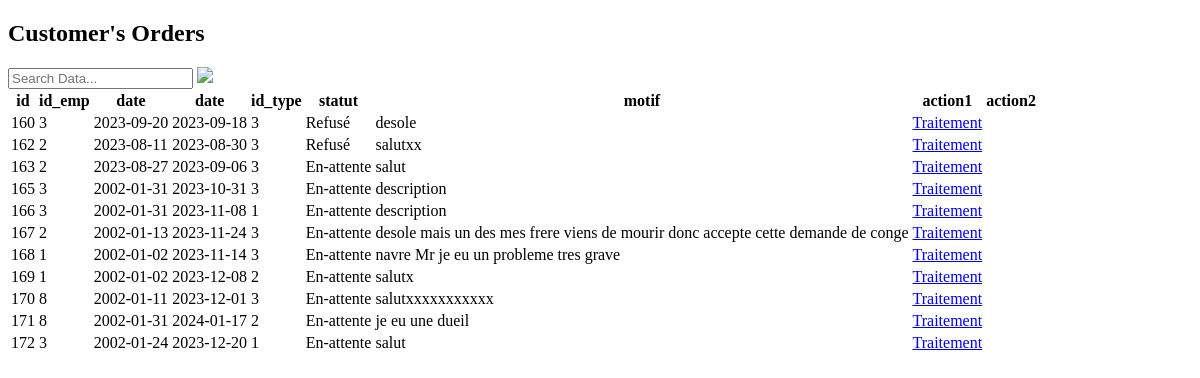
Page /candidat/uploads/affiche_emp.php,affiche_emp.php on the committed database.
### candidat/uploads/affiche_emp.php,affiche_emp.php (the view, shortened to what this page needs)
<!DOCTYPE html>
<html lang="en" title="Coding design">
<head>
    <link rel="stylesheet" href="affiches.css">
</head>
<body>
    <main class="table">
        <section class="table__header">
            <h1>Customer's Orders</h1>
            <div class="input-group">
                <input type="search" placeholder="Search Data...">
                <img src="search.png">
            </div>
        </section>
        <section class="table__body">
            <table>
                <thead>
                    <tr>
                        <th> id </th>
                        <th> id_emp</th>
                        <th>  date </th>
                        <th> date </th>
                        <th> id_type </th>
                        <th> statut</th>
                        <th> motif</th>
                        <th> action1</th>
                        <th> action2</th>
                    </tr>
                </thead>
                <tbody>
        </section>
    </main>
<?php
$serveur = "localhost";
$utilisateur = "root";
$motdepasse = "";
$base = "rh";
$sum = mysqli_connect($serveur,$utilisateur,$motdepasse,$base);
$result=mysqli_query($sum,"SELECT * FROM demande_congé");
while($ligne = mysqli_fetch_row($result)){
	$a=$ligne[0];
	$b=$ligne[1];
    $c=$ligne[2];
    $d=$ligne[3];
    $e=$ligne[4];
    $f=$ligne[5];
    $g=$ligne[6];
    echo " <tr><td>$a</td><td>$b</td><td>$c</td><td>$d</td><td>$e</td><td> $f
    </td><td>$g</td><td>
    <a href='statut_valide.php?id=$ligne[0]'class='btn' >Traitement</a>
    ";
	}
    echo"</table></body>
    </html>";
?>

### rows in the picture
demande_congé: id_congé "160", id_employe "3", date_début "2023-09-20", date_fin "2023-09-18", id_type_conge "3", statut "Refusé", motif "desole"
demande_congé: id_congé "162", id_employe "2", date_début "2023-08-11", date_fin "2023-08-30", id_type_conge "3", statut "Refusé", motif "salutxx"
demande_congé: id_congé "163", id_employe "2", date_début "2023-08-27", date_fin "2023-09-06", id_type_conge "3", statut "En-attente", motif "salut"
demande_congé: id_congé "165", id_employe "3", date_début "2002-01-31", date_fin "2023-10-31", id_type_conge "3", statut "En-attente", motif "description"
demande_congé: id_congé "166", id_employe "3", date_début "2002-01-31", date_fin "2023-11-08", id_type_conge "1", statut "En-attente", motif "description"
demande_congé: id_congé "167", id_employe "2", date_début "2002-01-13", date_fin "2023-11-24", id_type_conge "3", statut "En-attente", motif "desole mais un des mes frere viens de mourir donc accepte cette demande de conge"
demande_congé: id_congé "168", id_employe "1", date_début "2002-01-02", date_fin "2023-11-14", id_type_conge "3", statut "En-attente", motif "navre Mr je eu un probleme tres grave"
demande_congé: id_congé "169", id_employe "1", date_début "2002-01-02", date_fin "2023-12-08", id_type_conge "2", statut "En-attente", motif "salutx"
demande_congé: id_congé "170", id_employe "8", date_début "2002-01-11", date_fin "2023-12-01", id_type_conge "3", statut "En-attente", motif "salutxxxxxxxxxxx"
demande_congé: id_congé "171", id_employe "8", date_début "2002-01-31", date_fin "2024-01-17", id_type_conge "2", statut "En-attente", motif "je eu une dueil"
demande_congé: id_congé "172", id_employe "3", date_début "2002-01-24", date_fin "2023-12-20", id_type_conge "1", statut "En-attente", motif "salut"
